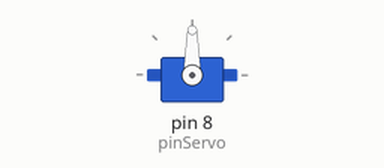
Simulated run of this sketch. Board: Arduino Uno, built with avr-gcc and run on an emulated ATmega328P. Shown: servo. What the sketch prints to the serial monitor is not drawn.

Above: at 0.05 s.
At 1.5 s:
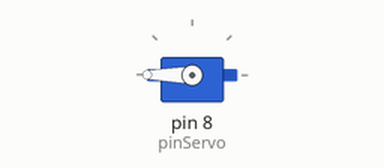
At 3.0 s:
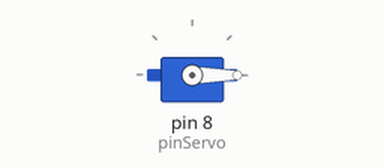
Timing chart, 0 to 6.9 s (numbered marks = the images above):
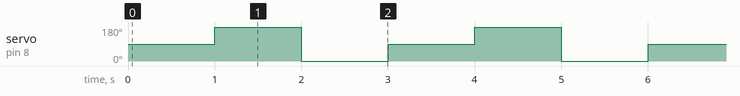

Measured:
- by itself, servo on pin 8 (pinServo): repeats every 3.0 s: 0° 1.0 s, 90° 1.0 s, 180° 1.0 s

The sketch:

sketch_servo.ino
```cpp
#include "Servo.h"
Servo servo;

int pinServo = 8;

void setup() {
  // put your setup code here, to run once:

  // 서보 초기화
  servo.attach(pinServo);
  servo.write(0);
  servo.detach();

  // 시리얼모니터 설정
  Serial.begin(9600);
}

void loop() {

  servo.attach(pinServo);

  //시작
  Serial.print("서보회전각1 : ");
  Serial.println(servo.read());

  // 서보모터 회전시키기 ( 90 -> 180 -> 0)
  servo.write(90);
  Serial.print("서보회전각2 : ");
  Serial.println(servo.read());
  delay(1000);

  servo.write(180);
  Serial.print("서보회전각3 : ");
  Serial.println(servo.read());
  delay(1000);

  //0으로 회전각
  servo.write(0);
  Serial.print("서보회전각4 : ");
  Serial.println(servo.read());
  delay(1000);

  servo.detach();

}
```
